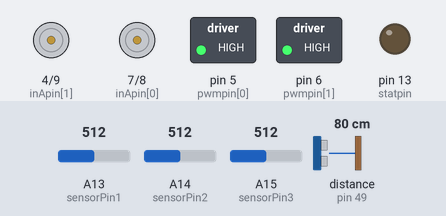
Simulated run of this sketch. Board: Arduino Mega 2560, built with avr-gcc and run on an emulated ATmega2560. Parts: motor-driver pin pairs drawn as motors (green arrow = first pin HIGH = forward, orange = second pin HIGH = backward, longer = more drive), switched loads named in the sketch (green lamp = pin HIGH), output pins drawn as LEDs (lit = HIGH). Inputs (shaded band) come from the test bench; at power-on: A14 (sensorPin2) = 512, A15 (sensorPin3) = 512, distance to the obstacle (sensor on pin 49) 80 cm, A13 (sensorPin1) = 512. The echo pulse lasts 58.3 µs per cm; what the sketch prints to the serial monitor is not drawn.

Above: at 1.2 s.
1.3 s: A14 (sensorPin2) set to 329
2.8 s: A14 (sensorPin2) set to 293
At 3.2 s:
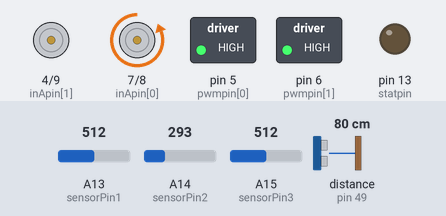
4.3 s: A15 (sensorPin3) set to 306
5.8 s: distance to the obstacle (sensor on pin 49) set to 250 cm
8.8 s: distance to the obstacle (sensor on pin 49) set to 148 cm
10.6 s: distance to the obstacle (sensor on pin 49) set to 141 cm
Timing chart, 0 to 13.1 s (numbered marks = the images above; inputs shaded):
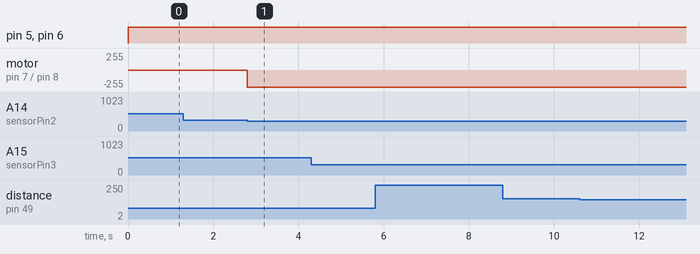

Measured:
- the behaviour switches between 312 and 311 on A14 (sensorPin2) (found by bisection; images 0 and 1)
- after the input at 1.3 s, every drawn part: stays the same
- after the input at 2.8 s, motor on pin 7 (inApin[0]) / pin 8 (inBpin[0]): stopped → backward 255/255 at once

The sketch:

MOTOR.ino
```cpp
#include <TaskScheduler.h>
#include <Ultrasonic.h>

#define BRAKEVCC 0
#define CW 1
#define CCW 2
#define BRAKEGND 3
#define CS_THRESHOLD 15   // Definição da corrente de segurança (Consulte: "1.3) Monster Shield Exemplo").
#define direito 0
#define esquerdo 1
#define pino_trigger1 47
#define pino_echo1 49
#define pino_trigger2 51
#define pino_echo2 53
#define sensorPin1 A13
#define sensorPin2 A14
#define sensorPin3 A15

float limiar_sonic = 30;
float cmMsec;
long microsec;
float estado_inicial1;
float estado_inicial2;
float estado_inicial3;
float estado_atual;
//Inicializa o sensor nos pinos definidos acima
Ultrasonic ultrasonic1(pino_trigger1, pino_echo1);
Ultrasonic ultrasonic2(pino_trigger2, pino_echo2);

char msg;
char receivedChars[50];
const byte numChars = 50;
bool newData = false;

int inApin[2] = {7, 4}; // INA: Sentido Horário Motor0 e Motor1 (Consulte:"1.2) Hardware Monster Motor Shield").
int inBpin[2] = {8, 9}; // INB: Sentido Anti-Horário Motor0 e Motor1 (Consulte: "1.2) Hardware Monster Motor Shield").
int pwmpin[2] = {5, 6};            // Entrada do PWM
int cspin[2] = {2, 3};              // Entrada do Sensor de Corrente

int statpin = 13;       //pino motor
int i=0;

void setup()                         // Faz as configuração para a utilização das funções no Sketch
{
  Serial.begin(9600);              // Iniciar a serial para fazer o monitoramento
  pinMode(statpin, OUTPUT);
  pinMode(sensorPin1,INPUT);
  pinMode(sensorPin2,INPUT);
  pinMode(sensorPin3,INPUT);
  estado_inicial1=analogRead(sensorPin1);
  estado_inicial2=analogRead(sensorPin2);
  estado_inicial3=analogRead(sensorPin3);
  for (int i=0; i<2; i++)
  {
    pinMode(inApin[i], OUTPUT);
    pinMode(inBpin[i], OUTPUT);
    pinMode(pwmpin[i], OUTPUT);
  }

  for (int i=0; i<2; i++)
  {
    digitalWrite(inApin[i], LOW);
    digitalWrite(inBpin[i], LOW);
  }
}

void loop()                          // Programa roda dentro do loop
{
  Busca();
  if(sonic_frente()){
    paraFrente();

  }

  if(sonic_tras()){
    anti_horarioEsquerdo();

  }

  if(detecta_linha_frenteE()){
    anti_horarioEsquerdo();

  }

  if(detecta_linha_frenteD()){
    anti_horarioDireito();

  }

  if(detecta_linha_tras()){
    paraFrente();

  }
//  paraFrente();
//  delay(5000);
//  Stop();
//  paraTras();
//  delay(5000);
//  Stop();
}

//void motorGo(uint8_t motor, uint8_t direct, uint8_t pwm)         //Função que controla as variáveis: motor(0 ou 1), sentido (cw ou ccw) e pwm (entra 0 e 255);
//{
//  if (motor <= 1)
//  {
//    if (direct <=4)
//    {
//      if (direct <=1)
//
//        digitalWrite(inApin[motor], HIGH);
//      else
//        digitalWrite(inApin[motor], LOW);
//
//      if ((direct==0)||(direct==2))
//        digitalWrite(inBpin[motor], HIGH);
//      else
//        digitalWrite(inBpin[motor], LOW);
//
//        analogWrite(pwmpin[motor], pwm);
//    }
//  }
//}

void paraFrente(){

  for(int i = 0; i < 2; i++){

    digitalWrite(inApin[i], HIGH);
    analogWrite(pwmpin[i], 255);
  }

}
void Stop(){

  for(int i = 0; i < 2; i++){

    digitalWrite(inApin[i], LOW);
    digitalWrite(inBpin[i], LOW);
    analogWrite(pwmpin[i], 255);
  }

}
void paraTras(){

  digitalWrite(inBpin[0], HIGH);
  analogWrite(pwmpin[0], 255);
  digitalWrite(inBpin[1], HIGH);
  analogWrite(pwmpin[1], 213);

}
void Busca(){

   anti_horarioEsquerdo();

}
void anti_horarioEsquerdo(){
  for(int i = 0; i < 2; i++){

    digitalWrite(inApin[i], LOW);
    analogWrite(pwmpin[i], 255);
  }


}

void anti_horarioDireito(){
  for(int i = 0; i < 2; i++){

    digitalWrite(inApin[i], LOW);
    analogWrite(pwmpin[i], 255);
  }

  digitalWrite(inBpin[direito], HIGH);
}

void serialRead() {
  static boolean recvInProgress = false;
  static byte ndx = 0;
  char startMarker = '<';
  char endMarker = '>';

  // if (Serial.available() > 0) {
  while (Serial.available() > 0 && newData == false) {
    msg = Serial.read();

    if (recvInProgress == true) {
      if (msg != endMarker) {
        receivedChars[ndx] = msg;
        ndx++;
          if (ndx >= numChars) {
            ndx = numChars - 1;
          }
          }
        else {
        receivedChars[ndx] = '\0'; // terminate the string
        recvInProgress = false;
        ndx = 0;
        newData = true;
        }
    }

    else if (msg == startMarker) {
      recvInProgress = true;
    }
  }
}
bool sonic_frente()//retorna true se for detectado algo em um raio de 30cm pelo sensor ultrassonico frontal
{
//  microsec = ultrasonic1.timing();
//  cmMsec = ultrasonic1.convert(microsec, Ultrasonic::CM);
  cmMsec = ultrasonic1.Ranging(CM);
  Serial.println(cmMsec);
  delay(10);
  if(cmMsec<limiar_sonic){
    return true;
    }
  else{
    return false;
    }
}
bool sonic_tras()//retorna true se for detectado algo em um raio de 30cm pelo sensor ultrassonico traseiro
{
  //microsec = ultrasonic2.timing();
  //cmMsec = ultrasonic2.convert(microsec, Ultrasonic::CM);
  //Serial.println(cmMsec);
  //delay(10);
  if(cmMsec<limiar_sonic){
    return true;
    }
  else{
    return false;
    }
}
bool detecta_linha_frenteE()//retorna true se houver detecção de linha no sensor frontal esquedo
{
  estado_atual=analogRead(sensorPin1);
  if(estado_inicial1 - estado_atual > 200){
    return true;
  }
  else{
    return false;
    }
}
bool detecta_linha_frenteD()//retorna true se houver detecção de linha no sensor frontal direito
{
  estado_atual=analogRead(sensorPin2);
  if(estado_inicial2 - estado_atual > 200){
    return true;
  }
  else{
    return false;
    }
}
bool detecta_linha_tras()//retorna true se houver detecção de linha no sensor traseiro
{
  estado_atual=analogRead(sensorPin3);
  if(estado_inicial3 - estado_atual > 200){
    return true;
  }
  else{
    return false;
    }
}
```
